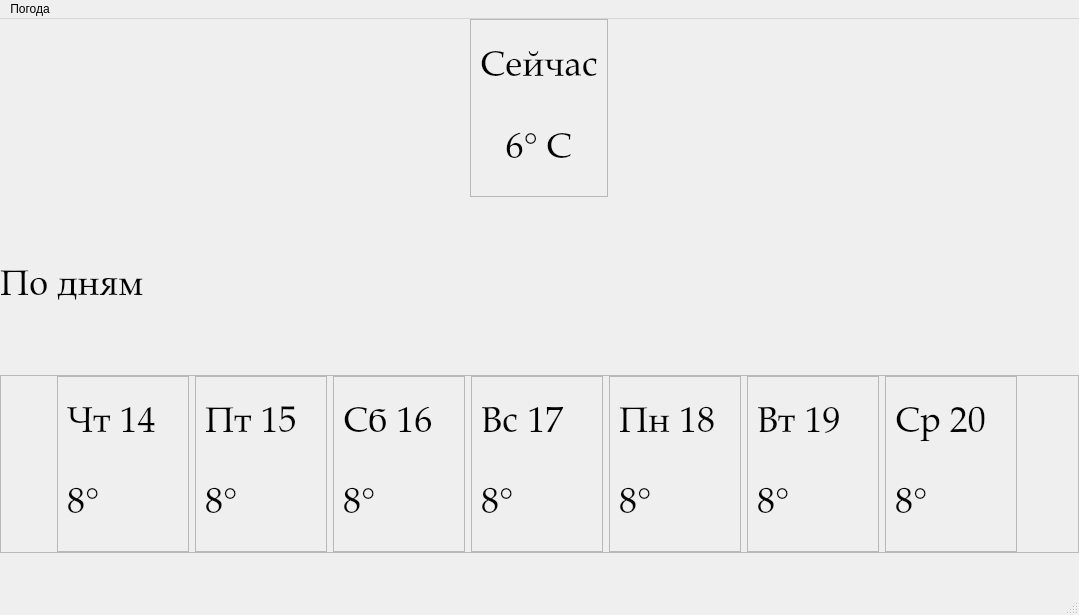
<?xml version="1.0" encoding="UTF-8"?>
<ui version="4.0">
 <class>MainWindow</class>
 <widget class="QMainWindow" name="MainWindow">
  <property name="geometry">
   <rect>
    <x>0</x>
    <y>0</y>
    <width>1079</width>
    <height>615</height>
   </rect>
  </property>
  <property name="windowTitle">
   <string>MainWindow</string>
  </property>
  <widget class="QWidget" name="centralwidget">
   <layout class="QVBoxLayout" name="verticalLayout_9">
    <property name="spacing">
     <number>0</number>
    </property>
    <property name="leftMargin">
     <number>0</number>
    </property>
    <property name="topMargin">
     <number>0</number>
    </property>
    <property name="rightMargin">
     <number>0</number>
    </property>
    <property name="bottomMargin">
     <number>0</number>
    </property>
    <item alignment="Qt::AlignHCenter">
     <widget class="QFrame" name="temp_frame">
      <property name="maximumSize">
       <size>
        <width>500</width>
        <height>500</height>
       </size>
      </property>
      <property name="frameShape">
       <enum>QFrame::StyledPanel</enum>
      </property>
      <property name="frameShadow">
       <enum>QFrame::Raised</enum>
      </property>
      <layout class="QVBoxLayout" name="verticalLayout">
       <item>
        <widget class="QLabel" name="now_label">
         <property name="maximumSize">
          <size>
           <width>200</width>
           <height>200</height>
          </size>
         </property>
         <property name="font">
          <font>
           <family>Palatino Linotype</family>
           <pointsize>27</pointsize>
          </font>
         </property>
         <property name="text">
          <string>Сейчас</string>
         </property>
         <property name="alignment">
          <set>Qt::AlignCenter</set>
         </property>
        </widget>
       </item>
       <item>
        <widget class="QLabel" name="temp_label">
         <property name="maximumSize">
          <size>
           <width>200</width>
           <height>200</height>
          </size>
         </property>
         <property name="font">
          <font>
           <family>Palatino Linotype</family>
           <pointsize>27</pointsize>
          </font>
         </property>
         <property name="text">
          <string>6° C</string>
         </property>
         <property name="alignment">
          <set>Qt::AlignCenter</set>
         </property>
        </widget>
       </item>
      </layout>
     </widget>
    </item>
    <item>
     <widget class="QLabel" name="label">
      <property name="font">
       <font>
        <family>Palatino Linotype</family>
        <pointsize>27</pointsize>
       </font>
      </property>
      <property name="text">
       <string>По дням</string>
      </property>
     </widget>
    </item>
    <item>
     <widget class="QFrame" name="frame">
      <property name="frameShape">
       <enum>QFrame::StyledPanel</enum>
      </property>
      <property name="frameShadow">
       <enum>QFrame::Raised</enum>
      </property>
      <layout class="QHBoxLayout" name="horizontalLayout">
       <property name="leftMargin">
        <number>0</number>
       </property>
       <property name="topMargin">
        <number>0</number>
       </property>
       <property name="rightMargin">
        <number>5</number>
       </property>
       <property name="bottomMargin">
        <number>0</number>
       </property>
       <item>
        <widget class="QPushButton" name="left_button">
         <property name="enabled">
          <bool>true</bool>
         </property>
         <property name="sizePolicy">
          <sizepolicy hsizetype="Fixed" vsizetype="Fixed">
           <horstretch>0</horstretch>
           <verstretch>0</verstretch>
          </sizepolicy>
         </property>
         <property name="minimumSize">
          <size>
           <width>15</width>
           <height>50</height>
          </size>
         </property>
         <property name="maximumSize">
          <size>
           <width>50</width>
           <height>50</height>
          </size>
         </property>
         <property name="styleSheet">
          <string notr="true">QPushButton:hover { background-color: rgb(220, 242, 255); }

QPushButton {
background-color: transparent;
border-style: outset;
border-width: 0px;
border-radius: 5px;
border-color: beige;
min-width: 1em;
padding: 1px;
}




</string>
         </property>
         <property name="text">
          <string/>
         </property>
         <property name="icon">
          <iconset resource="src.qrc">
           <normaloff>:/new/prefix1/pics/left_button.png</normaloff>:/new/prefix1/pics/left_button.png</iconset>
         </property>
         <property name="iconSize">
          <size>
           <width>50</width>
           <height>50</height>
          </size>
         </property>
        </widget>
       </item>
       <item>
        <widget class="QFrame" name="first_day_frame">
         <property name="frameShape">
          <enum>QFrame::StyledPanel</enum>
         </property>
         <property name="frameShadow">
          <enum>QFrame::Raised</enum>
         </property>
         <layout class="QVBoxLayout" name="verticalLayout_2">
          <item>
           <widget class="QLabel" name="first_day_label">
            <property name="font">
             <font>
              <family>Palatino Linotype</family>
              <pointsize>27</pointsize>
             </font>
            </property>
            <property name="text">
             <string>Чт 14</string>
            </property>
           </widget>
          </item>
          <item>
           <widget class="QLabel" name="first_day_temp_label">
            <property name="font">
             <font>
              <family>Palatino Linotype</family>
              <pointsize>27</pointsize>
             </font>
            </property>
            <property name="text">
             <string>8°</string>
            </property>
           </widget>
          </item>
         </layout>
        </widget>
       </item>
       <item>
        <widget class="QFrame" name="second_day_frame">
         <property name="frameShape">
          <enum>QFrame::StyledPanel</enum>
         </property>
         <property name="frameShadow">
          <enum>QFrame::Raised</enum>
         </property>
         <layout class="QVBoxLayout" name="verticalLayout_3">
          <item>
           <widget class="QLabel" name="second_day_label">
            <property name="font">
             <font>
              <family>Palatino Linotype</family>
              <pointsize>27</pointsize>
             </font>
            </property>
            <property name="text">
             <string>Пт 15</string>
            </property>
           </widget>
          </item>
          <item>
           <widget class="QLabel" name="second_day_temp_label">
            <property name="font">
             <font>
              <family>Palatino Linotype</family>
              <pointsize>27</pointsize>
             </font>
            </property>
            <property name="text">
             <string>8°</string>
            </property>
           </widget>
          </item>
         </layout>
        </widget>
       </item>
       <item>
        <widget class="QFrame" name="third_day_frame">
         <property name="frameShape">
          <enum>QFrame::StyledPanel</enum>
         </property>
         <property name="frameShadow">
          <enum>QFrame::Raised</enum>
         </property>
         <layout class="QVBoxLayout" name="verticalLayout_4">
          <item>
           <widget class="QLabel" name="third_day_label">
            <property name="font">
             <font>
              <family>Palatino Linotype</family>
              <pointsize>27</pointsize>
             </font>
            </property>
            <property name="text">
             <string>Сб 16</string>
            </property>
           </widget>
          </item>
          <item>
           <widget class="QLabel" name="third_day_temp_label">
            <property name="font">
             <font>
              <family>Palatino Linotype</family>
              <pointsize>27</pointsize>
             </font>
            </property>
            <property name="text">
             <string>8°</string>
            </property>
           </widget>
          </item>
         </layout>
        </widget>
       </item>
       <item>
        <widget class="QFrame" name="fourth_day_frame">
         <property name="frameShape">
          <enum>QFrame::StyledPanel</enum>
         </property>
         <property name="frameShadow">
          <enum>QFrame::Raised</enum>
         </property>
         <layout class="QVBoxLayout" name="verticalLayout_5">
          <item>
           <widget class="QLabel" name="fourth_day_label">
            <property name="font">
             <font>
              <family>Palatino Linotype</family>
              <pointsize>27</pointsize>
             </font>
            </property>
            <property name="text">
             <string>Вс 17</string>
            </property>
           </widget>
          </item>
          <item>
           <widget class="QLabel" name="fourth_day_temp_label">
            <property name="font">
             <font>
              <family>Palatino Linotype</family>
              <pointsize>27</pointsize>
             </font>
            </property>
            <property name="text">
             <string>8°</string>
            </property>
           </widget>
          </item>
         </layout>
        </widget>
       </item>
       <item>
        <widget class="QFrame" name="fifth_day_frame">
         <property name="frameShape">
          <enum>QFrame::StyledPanel</enum>
         </property>
         <property name="frameShadow">
          <enum>QFrame::Raised</enum>
         </property>
         <layout class="QVBoxLayout" name="verticalLayout_6">
          <item>
           <widget class="QLabel" name="fifth_day_label">
            <property name="font">
             <font>
              <family>Palatino Linotype</family>
              <pointsize>27</pointsize>
             </font>
            </property>
            <property name="text">
             <string>Пн 18</string>
            </property>
           </widget>
          </item>
          <item>
           <widget class="QLabel" name="fifth_day_temp_label">
            <property name="font">
             <font>
              <family>Palatino Linotype</family>
              <pointsize>27</pointsize>
             </font>
            </property>
            <property name="text">
             <string>8°</string>
            </property>
           </widget>
          </item>
         </layout>
        </widget>
       </item>
       <item>
        <widget class="QFrame" name="sixth_day_frame">
         <property name="frameShape">
          <enum>QFrame::StyledPanel</enum>
         </property>
         <property name="frameShadow">
          <enum>QFrame::Raised</enum>
         </property>
         <layout class="QVBoxLayout" name="verticalLayout_7">
          <item>
           <widget class="QLabel" name="sixth_day_label">
            <property name="font">
             <font>
              <family>Palatino Linotype</family>
              <pointsize>27</pointsize>
             </font>
            </property>
            <property name="text">
             <string>Вт 19</string>
            </property>
           </widget>
          </item>
          <item>
           <widget class="QLabel" name="sixth_day_temp_label">
            <property name="font">
             <font>
              <family>Palatino Linotype</family>
              <pointsize>27</pointsize>
             </font>
            </property>
            <property name="text">
             <string>8°</string>
            </property>
           </widget>
          </item>
         </layout>
        </widget>
       </item>
       <item>
        <widget class="QFrame" name="seventh_day_frame">
         <property name="frameShape">
          <enum>QFrame::StyledPanel</enum>
         </property>
         <property name="frameShadow">
          <enum>QFrame::Raised</enum>
         </property>
         <layout class="QVBoxLayout" name="verticalLayout_8">
          <item>
           <widget class="QLabel" name="seventh_day_label">
            <property name="font">
             <font>
              <family>Palatino Linotype</family>
              <pointsize>27</pointsize>
             </font>
            </property>
            <property name="text">
             <string>Ср 20</string>
            </property>
           </widget>
          </item>
          <item>
           <widget class="QLabel" name="sevent_day_temp_label">
            <property name="font">
             <font>
              <family>Palatino Linotype</family>
              <pointsize>27</pointsize>
             </font>
            </property>
            <property name="text">
             <string>8°</string>
            </property>
           </widget>
          </item>
         </layout>
        </widget>
       </item>
       <item>
        <widget class="QPushButton" name="right_button">
         <property name="minimumSize">
          <size>
           <width>15</width>
           <height>50</height>
          </size>
         </property>
         <property name="maximumSize">
          <size>
           <width>50</width>
           <height>50</height>
          </size>
         </property>
         <property name="styleSheet">
          <string notr="true">QPushButton:hover { background-color: rgb(220, 242, 255); }

QPushButton {
background-color: transparent;
border-style: outset;
border-width: 0px;
border-radius: 5px;
border-color: beige;
min-width: 1em;
padding: 1px;
}
</string>
         </property>
         <property name="text">
          <string/>
         </property>
         <property name="icon">
          <iconset resource="src.qrc">
           <normaloff>:/new/prefix1/pics/right_button.jpg.png</normaloff>:/new/prefix1/pics/right_button.jpg.png</iconset>
         </property>
         <property name="iconSize">
          <size>
           <width>50</width>
           <height>50</height>
          </size>
         </property>
        </widget>
       </item>
      </layout>
     </widget>
    </item>
    <item>
     <spacer name="verticalSpacer">
      <property name="orientation">
       <enum>Qt::Vertical</enum>
      </property>
      <property name="sizeType">
       <enum>QSizePolicy::Minimum</enum>
      </property>
      <property name="sizeHint" stdset="0">
       <size>
        <width>20</width>
        <height>40</height>
       </size>
      </property>
     </spacer>
    </item>
   </layout>
  </widget>
  <widget class="QMenuBar" name="menubar">
   <property name="geometry">
    <rect>
     <x>0</x>
     <y>0</y>
     <width>1079</width>
     <height>21</height>
    </rect>
   </property>
   <widget class="QMenu" name="menu">
    <property name="title">
     <string>Погода</string>
    </property>
   </widget>
   <addaction name="menu"/>
  </widget>
  <widget class="QStatusBar" name="statusbar"/>
 </widget>
 <resources>
  <include location="src.qrc"/>
 </resources>
 <connections/>
</ui>
